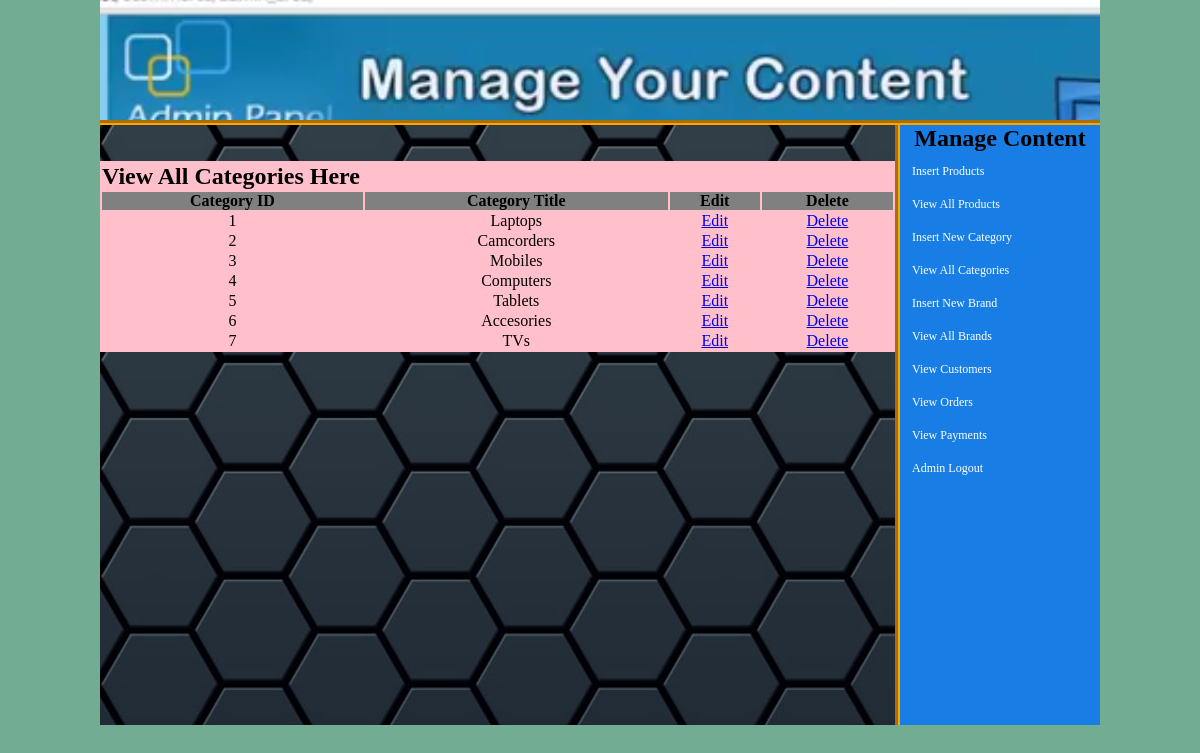
The page /admin_area/index.php?view_cats (signed in) on the database its author committed.
### tables this page shows
CREATE TABLE `categories` (
  `cat_id` int(100) NOT NULL,
  `cat_title` text NOT NULL
);

### admin_area/view_cats.php (the view)
<?php
 if(!isset($_SESSION['user_email'])){
 	echo "<script>window.open('login.php?not_admin=You are not an Admin!','_self')</script>";
 }
 else {
?>
<table width="795" align="center" bgcolor="pink">
	<tr>
		<td colspan="6"><h2>View All Categories Here</h2></td>
	</tr>
	<tr align="center" border="2" bgcolor="grey">
		<th>Category ID</th>
		<th>Category Title</th>
		<th>Edit</th>
		<th>Delete</th>
	</tr>
	<?php
	include("includes/db.php");
	$get_cat = "select * from categories";
	$run_cat = mysqli_query($con,$get_cat);
	$i= 0;
	while ($row_cat=mysqli_fetch_array($run_cat)){
		$cat_id = $row_cat['cat_id'];
		$cat_title= $row_cat['cat_title'];
			$i++;
	?>
	<tr align="center">
		<td><?php echo $i;?></td>
		<td><?php echo $cat_title; ?></td>
		<td><a href="index.php?edit_cat=<?php echo $cat_id; ?>">Edit</a></td>
		<td><a href="delete_cat.php?delete_cat=<?php echo $cat_id; ?>">Delete</a></td>
	</tr>
	<?php } ?>
</table>
	<?php } ?>

### admin_area/styles/style.css (style rules this page uses)
html, body, div, span, applet, object, iframe, h1, h2, h3, h4, h5, h6, p, blockquote, pre, a, abbr, acronym, address, big, cite, code, del, dfn, em, img, ins, kbd, q, s, samp, small, strike, strong, sub, sup, tt, var, b, u, i, center, dl, dt, dd, ol, ul, li, fieldset, form, label, legend, table, caption, tbody, tfoot, thead, tr, th, td, article, aside, canvas, details, embed, figure, figcaption, footer, header, hgroup, menu, nav, output, ruby, section, summary, time, mark, audio, video { margin: 0; padding: 0; border: 0; vertical-align: baseline; }
body { background: #72AC93; }

### rows shown on the page
categories: cat_title "Laptops"
categories: cat_title "Camcorders"
categories: cat_title "Mobiles"
categories: cat_title "Computers"
categories: cat_title "Tablets"
categories: cat_title "Accesories"
categories: cat_title "TVs"
